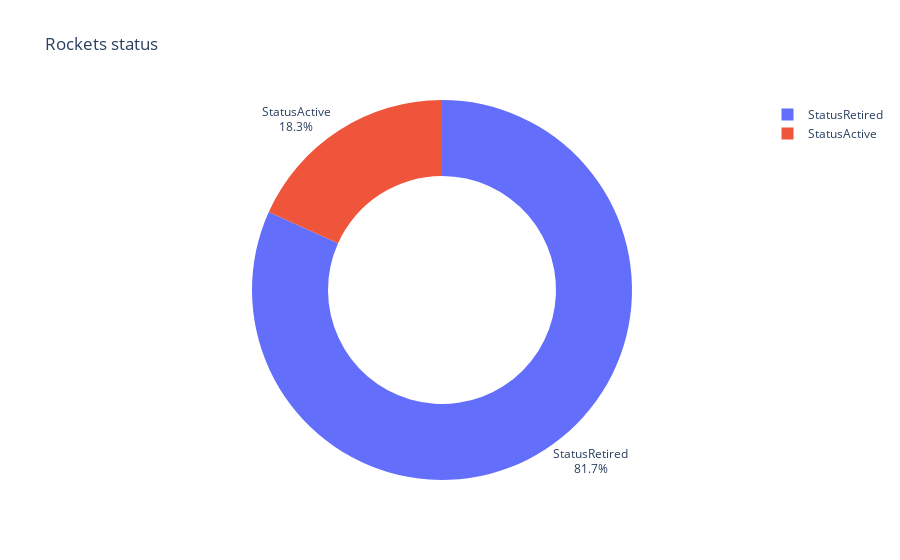

Notebook code for this chart:
### Code cell
df_rocket = by_rocket.reset_index()
df_rocket.columns = ["status", "count"]

fig = px.pie(
    df_rocket, names="status", values="count", title="Rockets status", hole=0.6
)
fig.update_traces(textposition="outside", textinfo="percent+label")
fig.show()

### Figure 1 — Plotly figure (JSON) as saved in the notebook; plotly's stock layout.template omitted (floating-point values rounded to 4 significant figures)
{"data": [{"domain": {"x": [0, 1], "y": [0, 1]}, "hole": 0.6, "hovertemplate": "status=%{label}<br>count=%{value}<extra></extra>", "labels": ["StatusRetired", "StatusActive"], "legendgroup": "", "name": "", "showlegend": true, "textinfo": "percent+label", "textposition": "outside", "type": "pie", "values": [3534, 790]}], "layout": {"legend": {"tracegroupgap": 0}, "title": {"text": "Rockets status"}}}
